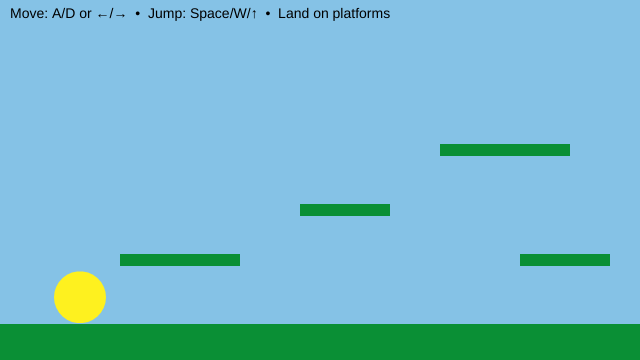
Frame 1 (no input)
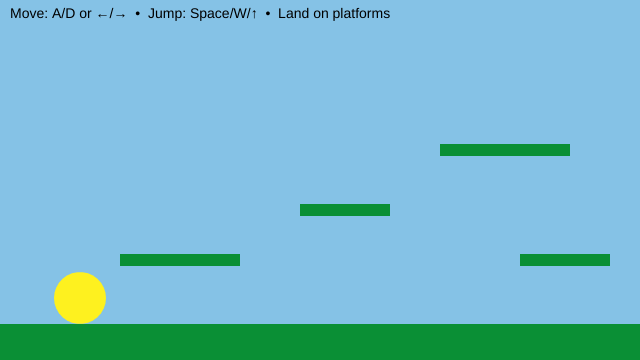
Frame 60 (no input)
Frame 120 (the mouse pressed at the canvas centre since frame 60): identical to frame 60, image omitted

The p5.js sketch that drew these frames (run headless with seeded random() and noise() and a simulated clock; from frame 60 on, the mouse is pressed at the canvas centre):

// p5.js sketch
// ── sketch.js
// Y-position of the floor (ground level)
let floorY3;

// Player character (soft, animated blob)
let blob3 = {
  // Position (centre of the blob)
  x: 80,
  y: 0,

  // Visual properties
  r: 26, // Base radius
  points: 30, // Number of points used to draw the blob
  wobble: 0, // Edge deformation amount
  wobbleFreq: 0,

  // Time values for breathing animation
  t: 0,
  tSpeed: 0.01,

  // Physics: velocity
  vx: 0, // Horizontal velocity
  vy: 0, // Vertical velocity

  // Movement tuning
  accel: 0.55, // Horizontal acceleration
  maxRun: 5.0, // Maximum horizontal speed
  gravity: 0.25, // Downward force
  jumpV: -11.0, // Initial jump impulse

  // State
  onGround: false, // True when standing on a platform

  // Friction
  frictionAir: 0.995, // Light friction in air
  frictionGround: 0.95, // Stronger friction on ground
};

// List of solid platforms the blob can stand on
// Each platform is an axis-aligned rectangle (AABB)
let platforms = [];

function setup() {
  createCanvas(640, 360);

  // Define the floor height
  floorY3 = height - 36;

  noStroke();
  textFont("sans-serif");
  textSize(14);

  // Create platforms (floor + steps)
  platforms = [
    { x: 0, y: floorY3, w: width, h: height - floorY3 }, // floor
    { x: 120, y: floorY3 - 70, w: 120, h: 12 }, // low step
    { x: 300, y: floorY3 - 120, w: 90, h: 12 }, // mid step
    { x: 440, y: floorY3 - 180, w: 130, h: 12 }, // high step
    { x: 520, y: floorY3 - 70, w: 90, h: 12 }, // return ramp
  ];

  // Start the blob resting on the floor
  blob3.y = floorY3 - blob3.r - 1;
}

function draw() {
  background(133, 194, 230);

  // --- Draw all platforms ---
  fill(10, 143, 53);
  for (const p of platforms) {
    rect(p.x, p.y, p.w, p.h);
  }

  // --- Input: left/right movement ---
  let move = 0;
  if (keyIsDown(65) || keyIsDown(LEFT_ARROW)) move -= 1; // A or ←
  if (keyIsDown(68) || keyIsDown(RIGHT_ARROW)) move += 1; // D or →
  blob3.vx += blob3.accel * move;

  // --- Apply friction and clamp speed ---
  blob3.vx *= blob3.onGround ? blob3.frictionGround : blob3.frictionAir;
  blob3.vx = constrain(blob3.vx, -blob3.maxRun, blob3.maxRun);

  // --- Apply gravity ---
  blob3.vy += blob3.gravity;

  // --- Collision representation ---
  // We collide using a rectangle (AABB),
  // even though the blob is drawn as a circle
  let box = {
    x: blob3.x - blob3.r,
    y: blob3.y - blob3.r,
    w: blob3.r * 2,
    h: blob3.r * 2,
  };

  // --- STEP 1: Move horizontally, then resolve X collisions ---
  box.x += blob3.vx;
  for (const s of platforms) {
    if (overlap(box, s)) {
      if (blob3.vx > 0) {
        // Moving right → hit the left side of a platform
        box.x = s.x - box.w;
      } else if (blob3.vx < 0) {
        // Moving left → hit the right side of a platform
        box.x = s.x + s.w;
      }
      blob3.vx = 0;
    }
  }

  // --- STEP 2: Move vertically, then resolve Y collisions ---
  box.y += blob3.vy;
  blob3.onGround = false;

  for (const s of platforms) {
    if (overlap(box, s)) {
      if (blob3.vy > 0) {
        // Falling → land on top of a platform
        box.y = s.y - box.h;
        blob3.vy = 0;
        blob3.onGround = true;
      } else if (blob3.vy < 0) {
        // Rising → hit the underside of a platform
        box.y = s.y + s.h;
        blob3.vy = 0;
      }
    }
  }

  // --- Convert collision box back to blob centre ---
  blob3.x = box.x + box.w / 2;
  blob3.y = box.y + box.h / 2;

  // Keep blob inside the canvas horizontally
  blob3.x = constrain(blob3.x, blob3.r, width - blob3.r);

  // --- Draw the animated blob ---
  blob3.t += blob3.tSpeed;
  drawBlobCircle(blob3);

  // --- HUD ---
  fill(0);
  text("Move: A/D or ←/→  •  Jump: Space/W/↑  •  Land on platforms", 10, 18);
}

// Axis-Aligned Bounding Box (AABB) overlap test
// Returns true if rectangles a and b intersect
function overlap(a, b) {
  return (
    a.x < b.x + b.w && a.x + a.w > b.x && a.y < b.y + b.h && a.y + a.h > b.y
  );
}

// Draws the blob using Perlin noise for a soft, breathing effect
function drawBlobCircle(b) {
  fill(254, 241, 31);
  beginShape();

  for (let i = 0; i < b.points; i++) {
    const a = (i / b.points) * TAU;

    // Noise-based radius offset
    const n = noise(
      cos(a) * b.wobbleFreq + 100,
      sin(a) * b.wobbleFreq + 100,
      b.t,
    );

    const r = b.r + map(n, 0, 1, -b.wobble, b.wobble);

    vertex(b.x + cos(a) * r, b.y + sin(a) * r);
  }

  endShape(CLOSE);
}

// Jump input (only allowed when grounded)
function keyPressed() {
  if (
    (key === " " || key === "W" || key === "w" || keyCode === UP_ARROW) &&
    blob3.onGround
  ) {
    blob3.vy = blob3.jumpV;
    blob3.onGround = false;
  }
}

/* In-class tweaks for experimentation:
   • Add a new platform:
     platforms.push({ x: 220, y: floorY3 - 150, w: 80, h: 12 });

   • “Ice” feel → frictionGround = 0.95
   • “Sand” feel → frictionGround = 0.80
*/
